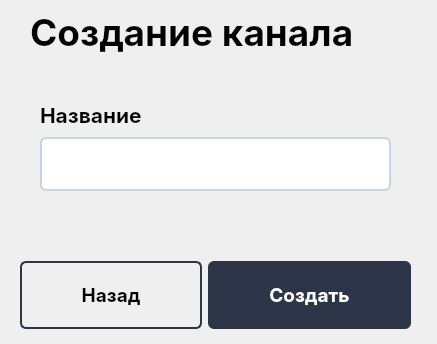
<?xml version="1.0" encoding="UTF-8"?>
<ui version="4.0">
 <class>Channel_Add</class>
 <widget class="QWidget" name="Channel_Add">
  <property name="geometry">
   <rect>
    <x>0</x>
    <y>0</y>
    <width>437</width>
    <height>344</height>
   </rect>
  </property>
  <property name="windowTitle">
   <string>Form</string>
  </property>
  <widget class="QLabel" name="title">
   <property name="geometry">
    <rect>
     <x>30</x>
     <y>10</y>
     <width>392</width>
     <height>44</height>
    </rect>
   </property>
   <property name="font">
    <font>
     <family>Inter</family>
     <pointsize>28</pointsize>
     <weight>75</weight>
     <bold>true</bold>
    </font>
   </property>
   <property name="text">
    <string>Создание канала</string>
   </property>
  </widget>
  <widget class="QWidget" name="">
   <property name="geometry">
    <rect>
     <x>20</x>
     <y>260</y>
     <width>391</width>
     <height>70</height>
    </rect>
   </property>
   <layout class="QHBoxLayout" name="horizontalLayout">
    <item>
     <widget class="QPushButton" name="close_btn">
      <property name="font">
       <font>
        <family>Inter</family>
        <pointsize>14</pointsize>
        <weight>75</weight>
        <bold>true</bold>
       </font>
      </property>
      <property name="styleSheet">
       <string notr="true">QPushButton#close_btn {
    padding: 12px 20px;
    height: 40px;

    border: 2px solid #2D3648;
    border-radius: 6px;
}

QPushButton#close_btn:hover {
    color: #FFFFFF;
    background: #2D3648;
}</string>
      </property>
      <property name="text">
       <string>Назад</string>
      </property>
      <property name="flat">
       <bool>true</bool>
      </property>
     </widget>
    </item>
    <item>
     <widget class="QPushButton" name="create_btn">
      <property name="font">
       <font>
        <family>Inter</family>
        <pointsize>14</pointsize>
        <weight>75</weight>
        <bold>true</bold>
       </font>
      </property>
      <property name="styleSheet">
       <string notr="true">QPushButton#create_btn {
    color: #FFFFFF;
    padding: 12px 20px;
    height: 44px;
    width: 163px;

    background: #2D3648;
    border-radius: 6px;
}

QPushButton#create_btn:hover {
    color: #2D3648;

    border: 2px solid #2D3648;
    background-color: transparent;
}</string>
      </property>
      <property name="text">
       <string>Создать</string>
      </property>
      <property name="flat">
       <bool>true</bool>
      </property>
     </widget>
    </item>
   </layout>
  </widget>
  <widget class="QWidget" name="">
   <property name="geometry">
    <rect>
     <x>40</x>
     <y>100</y>
     <width>351</width>
     <height>91</height>
    </rect>
   </property>
   <layout class="QVBoxLayout" name="verticalLayout">
    <item>
     <widget class="QLabel" name="name">
      <property name="font">
       <font>
        <family>Inter</family>
        <pointsize>16</pointsize>
        <weight>75</weight>
        <bold>true</bold>
       </font>
      </property>
      <property name="text">
       <string>Название</string>
      </property>
     </widget>
    </item>
    <item>
     <widget class="QLineEdit" name="name_edit">
      <property name="font">
       <font>
        <family>Inter</family>
        <pointsize>14</pointsize>
        <weight>75</weight>
        <bold>true</bold>
       </font>
      </property>
      <property name="styleSheet">
       <string notr="true">padding: 12px;

background: #FFFFFF;
border: 2px solid #CBD2E0;
border-radius: 6px;</string>
      </property>
     </widget>
    </item>
   </layout>
  </widget>
 </widget>
 <resources/>
 <connections/>
</ui>
